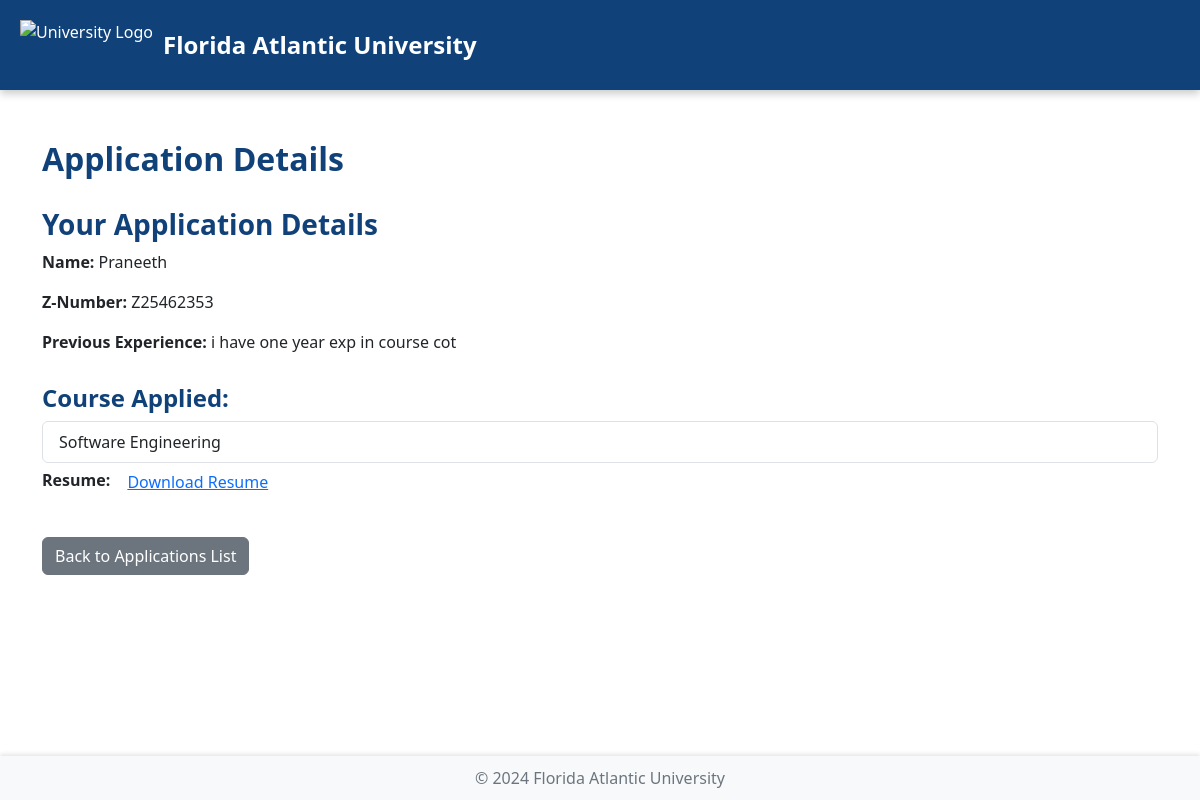
The app's page /department_staff/view-application-details/1/ (signed in) with its own data.
### accounts/models.py (models this page shows, shortened)
class Application(models.Model):
    user = models.ForeignKey(User, on_delete=models.CASCADE, related_name="applications")
    full_name = models.CharField(max_length=255, default='')
    z_number=models.CharField(max_length=255,default='')
    previous_experience = models.CharField(max_length=255,default='')
    courses = models.ManyToManyField(Course)
    resume = models.FileField(upload_to='resumes/', blank=True, null=True)  # New field for resume
    submission_date = models.DateTimeField(auto_now_add=True)
    status = models.CharField(
        max_length=20,
        choices=(
            ('under_review', 'Under Review'),
            ('approved', 'Approved'),
            ('rejected', 'Rejected'),
        ),
        default='under_review',
    )
    status_notified = models.BooleanField(default=False)  # Field to track notification status
    recommended_to_ta_committee = models.BooleanField(default=False)
    ta_committee_status = models.CharField(
        max_length=20,
        choices=(
            ('pending', 'Pending'),
            ('approved', 'Approved'),
            ('rejected', 'Rejected'),
        ),
        default='pending',
    )
    ta_applicant_response = models.CharField(
        max_length=20,
        choices=(
            ('accepted', 'Accepted'),
            ('rejected', 'Rejected'),
        ),
        blank=True,
        null=True
    )

class Course(models.Model):
    name = models.CharField(max_length=255)
    description = models.TextField()  # Add description field
    instructor = models.ForeignKey(
            User,
            on_delete=models.CASCADE,
            limit_choices_to={'role': 'instructor'},
            related_name='courses',null=True,default=1
        )

### accounts/views.py (the view)
# urls.py: path('department_staff/view-application-details/<int:application_id>/', views.department_staff_view_application_details, name='department_staff_view_application_details'),
def department_staff_view_application_details(request, application_id):
    if request.user.role != 'department_staff':
        return redirect('home')  # Redirect to home if not department staff
    application = get_object_or_404(Application, id=application_id)
    return render(request, 'accounts/department_staff_view_application_details.html', {
        'full_name': application.full_name,
        'z_number': application.z_number,
        'previous_experience': application.previous_experience,
        'status': application.status,  # You can pass the status as well
        'courses': application.courses.all(),  # Courses applied for  # Pass the application details
        'resume': application.resume  # Include the resume URL if it exists
    })

### accounts/templates/accounts/department_staff_view_application_details.html (shortened to what this page needs)
<!DOCTYPE html>
<html lang="en">
  <head>
    <link
      href="https://cdn.jsdelivr.net/npm/bootstrap@5.3.0-alpha1/dist/css/bootstrap.min.css"
      rel="stylesheet"
    />
  </head>
  <body>
    <header>
      <img
        src="https://banner2.cleanpng.com/20180623/srq/kisspng-florida-atlantic-university-florida-atlantic-owls-5b2df357a81f04.2104944515297380716886.jpg"
        alt="University Logo"
      />
      <div class="university-title">Florida Atlantic University</div>
    </header>
    <div class="container">
      <h2 class="section-title">Application Details</h2>
      <h3 class="section-title">Your Application Details</h3>
      <p><strong>Name:</strong> {{ full_name }}</p>
      <p><strong>Z-Number:</strong> {{ z_number }}</p>
      <p><strong>Previous Experience:</strong> {{ previous_experience }}</p>
      <h4 class="section-title">Course Applied:</h4>
      {% if courses %}
      <ul class="list-group">
        {% for course in courses %}
        <li class="list-group-item">{{ course.name }}</li>
        {% endfor %}
      </ul>
      {% else %}
      <p>No course applied.</p>
      {% endif %}
      <p>
        <strong>Resume:</strong>
        <a href="{{ resume.url }}" target="_blank" class="btn btn-link"
          >Download Resume</a
        >
      </p>
      <a
        href="{% url 'department_staff_view_applications' %}"
        class="btn btn-secondary back-link"
      >
        Back to Applications List
      </a>
    </div>
    <footer><p>© 2024 Florida Atlantic University</p></footer>
  </body>
</html>

### accounts/templates/accounts/department_staff_view_application_details.html (style rules this page uses)
body { display: flex; flex-direction: column; min-height: 100vh; margin: 0; }
header { display: flex; align-items: center; background-color: #104279; color: white; padding: 20px; box-shadow: 0 4px 8px rgba(0, 0, 0, 0.2); }
header img { height: 50px; margin-right: 10px; }
header .university-title { font-size: 24px; font-weight: bold; }
.container { margin-top: 20px; }
.section-title { margin-top: 30px; font-weight: bold; color: #104279; }
.back-link { margin-top: 20px; }
footer { background-color: #f8f9fa; text-align: center; padding: 10px; margin-top: auto; box-shadow: 0 -2px 4px rgba(0, 0, 0, 0.1); }
footer p { margin: 0; color: #6c757d; }

### records on screen
Application: full_name "Praneeth", z_number "Z25462353", previous_experience "i have one year exp in course cot"
Course: name "Software Engineering"
